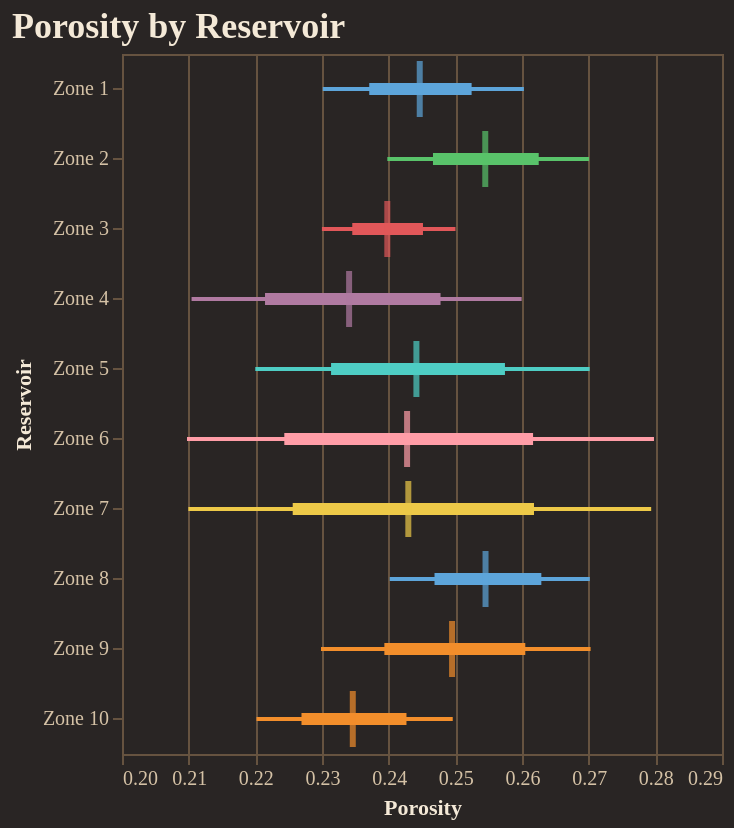

The notebook cell this image was saved under:
### Code cell
fig = reporter.plotter.forest_plot(
    "Porosity", 
    backend=PLOTTING_BACKEND
)
fig.show()

### Figure 1 — Vega-Lite specification as saved in the notebook (floating-point values rounded to 4 significant figures)
{"config": {"background": "#292524", "view": {"fill": "#292524", "stroke": "#665340"}, "title": {"color": "#f4e9d7", "font": "Merriweather", "fontSize": 18, "fontWeight": 600, "subtitleColor": "#d5c2a6", "anchor": "start"}, "axis": {"domainColor": "#665340", "gridColor": "#665340", "tickColor": "#665340", "labelColor": "#d5c2a6", "titleColor": "#f4e9d7", "labelFont": "Merriweather", "titleFont": "Merriweather"}, "legend": {"titleColor": "#f4e9d7", "labelColor": "#d5c2a6", "labelFont": "Merriweather", "titleFont": "Merriweather", "orient": "top-right", "symbolType": "circle"}, "header": {"labelColor": "#d5c2a6", "titleColor": "#f4e9d7", "labelFont": "Merriweather", "titleFont": "Merriweather"}, "mark": {"color": "#c78d3b"}, "line": {"color": "#c78d3b"}, "bar": {"color": "#c78d3b"}, "point": {"color": "#ddb06d"}, "area": {"color": "#c78d3b", "opacity": 0.35}, "text": {"color": "#f4e9d7", "font": "Merriweather"}, "range": {"category": ["#5DA5DA", "#F28E2B", "#59C36A", "#E15759", "#B07AA1", "#4ECDC4", "#FF9DA7", "#EDC948"]}}, "layer": [{"mark": {"type": "rule", "strokeWidth": 2}, "encoding": {"color": {"field": "group", "legend": null, "type": "nominal"}, "x": {"field": "p10", "scale": {"zero": false}, "title": "Porosity", "type": "quantitative"}, "x2": {"field": "p90"}, "y": {"field": "group", "sort": ["Zone 1", "Zone 2", "Zone 3", "Zone 4", "Zone 5", "Zone 6", "Zone 7", "Zone 8", "Zone 9", "Zone 10"], "title": "Reservoir", "type": "nominal"}}}, {"mark": {"type": "rule", "strokeWidth": 6}, "encoding": {"color": {"field": "group", "legend": null, "type": "nominal"}, "x": {"field": "p25", "scale": {"zero": false}, "title": "Porosity", "type": "quantitative"}, "x2": {"field": "p75"}, "y": {"field": "group", "sort": ["Zone 1", "Zone 2", "Zone 3", "Zone 4", "Zone 5", "Zone 6", "Zone 7", "Zone 8", "Zone 9", "Zone 10"], "title": "Reservoir", "type": "nominal"}}}, {"mark": {"type": "tick", "color": "black", "size": 28, "thickness": 3}, "encoding": {"color": {"field": "group", "legend": null, "type": "nominal"}, "tooltip": [{"field": "group", "title": "Group", "type": "nominal"}, {"field": "p10", "title": "P10", "type": "quantitative"}, {"field": "p25", "title": "P25", "type": "quantitative"}, {"field": "median", "title": "Median", "type": "quantitative"}, {"field": "p75", "title": "P75", "type": "quantitative"}, {"field": "p90", "title": "P90", "type": "quantitative"}], "x": {"field": "median", "scale": {"zero": false}, "title": "Porosity", "type": "quantitative"}, "y": {"field": "group", "sort": ["Zone 1", "Zone 2", "Zone 3", "Zone 4", "Zone 5", "Zone 6", "Zone 7", "Zone 8", "Zone 9", "Zone 10"], "title": "Reservoir", "type": "nominal"}}}], "data": {"name": "data-bd1010dc1ad152ed8ebd86bfbd7349e3"}, "height": 350, "title": "Porosity by Reservoir", "width": "container", "$schema": "https://vega.github.io/schema/vega-lite/v5.20.1.json", "datasets": {"data-bd1010dc1ad152ed8ebd86bfbd7349e3": [{"group": "Zone 1", "p10": 0.2301, "p25": 0.2371, "median": 0.2447, "p75": 0.2524, "p90": 0.2603}, {"group": "Zone 2", "p10": 0.2398, "p25": 0.2466, "median": 0.2545, "p75": 0.2625, "p90": 0.2701}, {"group": "Zone 3", "p10": 0.23, "p25": 0.2345, "median": 0.2398, "p75": 0.2451, "p90": 0.25}, {"group": "Zone 4", "p10": 0.2104, "p25": 0.2215, "median": 0.2341, "p75": 0.2478, "p90": 0.2599}, {"group": "Zone 5", "p10": 0.22, "p25": 0.2314, "median": 0.2442, "p75": 0.2574, "p90": 0.2701}, {"group": "Zone 6", "p10": 0.2097, "p25": 0.2243, "median": 0.2428, "p75": 0.2617, "p90": 0.2798}, {"group": "Zone 7", "p10": 0.21, "p25": 0.2256, "median": 0.2429, "p75": 0.2618, "p90": 0.2794}, {"group": "Zone 8", "p10": 0.2402, "p25": 0.2469, "median": 0.2545, "p75": 0.2629, "p90": 0.2702}, {"group": "Zone 9", "p10": 0.2299, "p25": 0.2394, "median": 0.2495, "p75": 0.2605, "p90": 0.2703}, {"group": "Zone 10", "p10": 0.2202, "p25": 0.2269, "median": 0.2346, "p75": 0.2427, "p90": 0.2496}]}}
